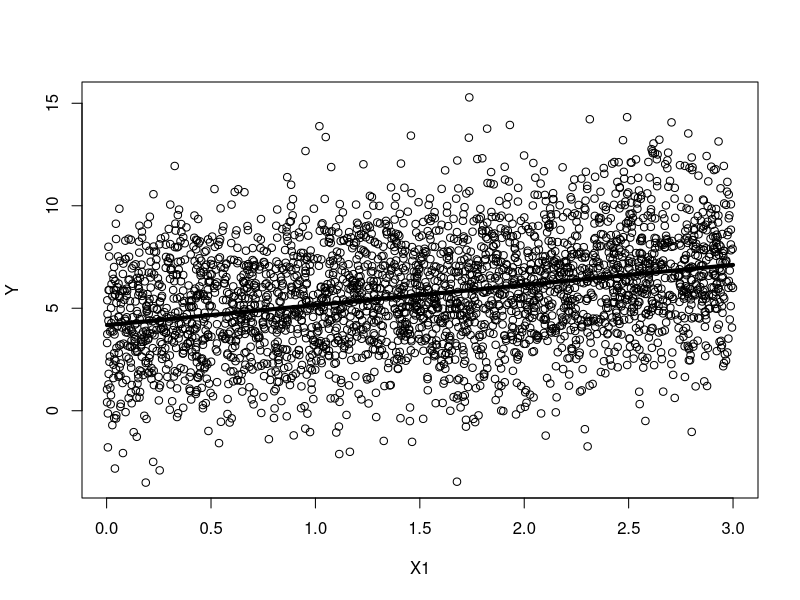

This figure's R source:
##

set.seed(151)

n <- 3000

X1 <- runif(n, 0, 3)
X3 <- runif(n, 0, 3)
X2 <- sample(c(0,1), n, replace=TRUE)

beta0 <- 2
beta1 <- 1

beta2 <- 1
beta3 <- 1.1

sigma <- 2.5

Y <- beta0 + beta1*X1 +
     beta2 + beta3 +
  rnorm(n, 0, sigma)

myData <- data.frame(Y = Y
                     , 
                     X1 = X1
                     , 
                     X2 = X2
                     ,
                     X3 = X3
                     ,
                     X4 = rf(n, 2, 5)
                     ,
                     X5 = sample(c(0,1), n, replace=TRUE)
                     ,
                     X6 = rf(n, 2, 5) + rt(n, 1)^2
                     ,
                     X7 = sample(c(0,1), n, replace=TRUE)
                     ,
                     X8 = runif(n, -20, 5)
                     ,
                     X9 = rpois(n, 3.2)
                     ,
                     X10 = rbinom(n, 30, .5)
)

# pairs(myData)

mylm <- lm(Y ~ X1, data=myData)
summary(mylm)

plot(Y ~ X1, data=myData)
b <- coef(mylm)
curve(b[1] + b[2]*x, add=TRUE, col=palette()[1], lwd=4)
